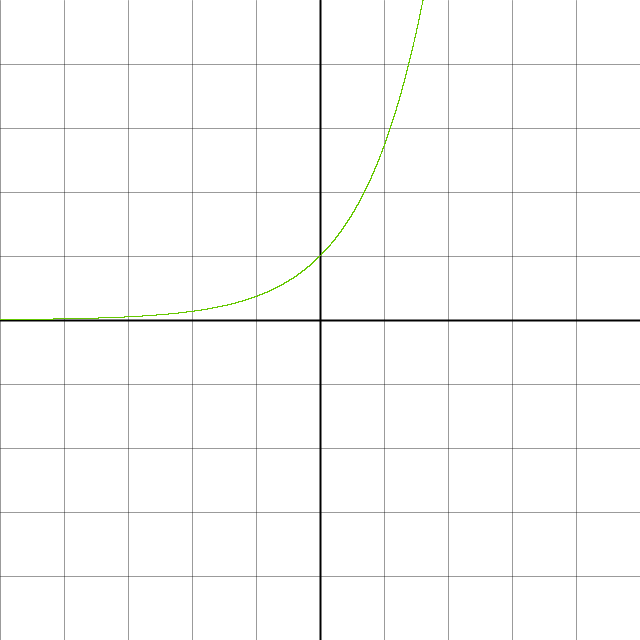
Frame 1 (no input)
Frame 2 (the mouse pressed at the canvas centre, redrawn once): identical to frame 1, image omitted

The Processing sketch that drew this single still picture (run headless with seeded random() and noise(); the mouse was pressed at the canvas centre and the sketch redrawn once):

// Processing sketch: ploteq
// ── ploteq.pde
float[] limits = {-5, 5, -5, 5};
ArrayList<PVector> points = new ArrayList<PVector>();

void setup(){
  size(640, 640);
  
  /* // Faster, for discontinuous functions
  float epsilon1 = 0.0025;
  float epsilon2 = 0.01;
  for(float x = limits[0]; x < limits[1]; x+=epsilon1){
    for(float y = limits[2]; y < limits[3]; y+=epsilon1){
      if(abs(f(x, y)) < epsilon2){
        points.add(mapSpace(x, y));
      }
    }
  }
  */
  
   // Slower, cleaner
  float epsilon = 0.01;
  PVector p;
  for(float x = limits[0]; x < limits[1]; x+=epsilon){
    for(float y = limits[2]; y < limits[3]; y+=epsilon){
      p = newton(x, y);
      if(p.copy().sub(newton(p.x, p.y)).mag() < 0.01){
        for(int i = 0; i < 3; i++){
          p = newton(p.x, p.y);
        }
        points.add(mapSpace(p));
      }
    }
  }
  
  
  noLoop();
}

void draw(){
  background(255);
  stroke(0, 0, 0, 100);
  for(int i = ceil(limits[0]); i < limits[1]; i++){
    if(i == 0){
      stroke(0);
      strokeWeight(2);
      line(mapSpace(i, 0).x, 0, mapSpace(i, 0).x, height);
      stroke(0, 0, 0, 100);
      strokeWeight(1);
    } else {
      line(mapSpace(i, 0).x, 0, mapSpace(i, 0).x, height);
    }
  }
  for(int i = ceil(limits[2]); i < limits[3]; i++){
    if(i == 0){
      stroke(0);
      strokeWeight(2);
      line(0, mapSpace(0, i).y, width, mapSpace(0, i).y);
      stroke(0, 0, 0, 100);
      strokeWeight(1);
    } else {
      line(0, mapSpace(0, i).y, width, mapSpace(0, i).y);
    }
  }
  
  stroke(100, 200, 0);
  for(int i = 0; i < points.size(); i++){
    point(points.get(i).x, points.get(i).y);
  }

}

float f(float x, float y){
  return y-exp(x);
  //return x*x-y*y-1;
}
PVector gradf(float x, float y){
  //PVector out = new PVector(2*x, -2*y);
  PVector out = new PVector(-exp(x), 1);
  return out;
}
PVector newton(float x, float y){
  PVector f = new PVector(x, y, f(x, y));
  PVector df = gradf(x, y);
  PVector v = new PVector(df.x/df.mag(), df.y/df.mag(), df.mag());
  return f.sub(v.mult(f(x, y)/df.mag()));
}

PVector mapScreen(PVector p){
  PVector out; float x; float y;
  x = map(p.x, 0, width, limits[0], limits[1]);
  y = map(p.y, 0, height, limits[3], limits[2]);
  out = new PVector(x, y);
  return out;
}
PVector mapScreen(float px, float py){
  PVector out; float x; float y;
  x = map(px, 0, width, limits[0], limits[1]);
  y = map(py, 0, height, limits[3], limits[2]);
  out = new PVector(x, y);
  return out;
}

PVector mapSpace(PVector p){
  PVector out; float x; float y;
  x = map(p.x, limits[0], limits[1], 0, width);
  y = map(p.y, limits[2], limits[3], height, 0);
  out = new PVector(x, y);
  return out;
}
PVector mapSpace(float px, float py){
  PVector out; float x; float y;
  x = map(px, limits[0], limits[1], 0, width);
  y = map(py, limits[2], limits[3], height, 0);
  out = new PVector(x, y);
  return out;
}
